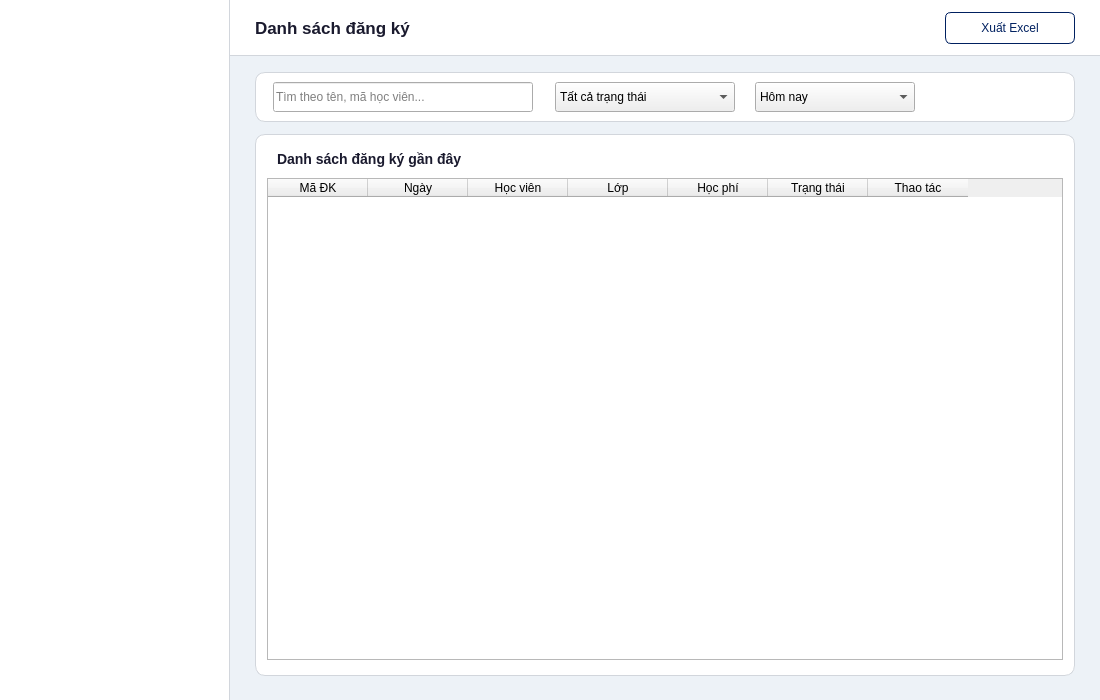
<?xml version="1.0" encoding="UTF-8"?>
<ui version="4.0">
 <class>EmployeeRegistrations</class>
 <widget class="QWidget" name="EmployeeRegistrations">
  <property name="geometry"><rect><x>0</x><y>0</y><width>1100</width><height>700</height></rect></property>
  <property name="minimumSize"><size><width>1100</width><height>700</height></size></property>
  <property name="windowTitle"><string>EAUT - Danh sach dang ky</string></property>
  <property name="styleSheet"><string notr="true">QWidget#EmployeeRegistrations { background: #edf2f7; }</string></property>

  <widget class="QFrame" name="sidebar">
   <property name="geometry"><rect><x>0</x><y>0</y><width>230</width><height>700</height></rect></property>
   <property name="styleSheet"><string notr="true">QFrame#sidebar { background: #ffffff; border-right: 1px solid #d2d6dc; }</string></property>
   <property name="frameShape"><enum>QFrame::NoFrame</enum></property>
  </widget>

  <widget class="QFrame" name="contentArea">
   <property name="geometry"><rect><x>230</x><y>0</y><width>870</width><height>700</height></rect></property>
   <property name="styleSheet"><string notr="true">QFrame#contentArea { background: #edf2f7; border: none; }</string></property>
   <property name="frameShape"><enum>QFrame::NoFrame</enum></property>

   <widget class="QFrame" name="headerBar">
    <property name="geometry"><rect><x>0</x><y>0</y><width>870</width><height>56</height></rect></property>
    <property name="styleSheet"><string notr="true">QFrame#headerBar { background: white; border-bottom: 1px solid #d2d6dc; }</string></property>
    <property name="frameShape"><enum>QFrame::NoFrame</enum></property>
    <widget class="QLabel" name="lblPageTitle">
     <property name="geometry"><rect><x>25</x><y>0</y><width>500</width><height>56</height></rect></property>
     <property name="styleSheet"><string notr="true">color: #1a1a2e; font-size: 17px; font-weight: bold; background: transparent;</string></property>
     <property name="text"><string>Danh sách đăng ký</string></property>
     <property name="alignment"><set>Qt::AlignLeft|Qt::AlignVCenter</set></property>
    </widget>
    <widget class="QPushButton" name="btnExportReg">
     <property name="geometry"><rect><x>715</x><y>12</y><width>130</width><height>32</height></rect></property>
     <property name="styleSheet"><string notr="true">QPushButton { background: white; color: #002060; border: 1px solid #002060; border-radius: 6px; font-size: 12px; } QPushButton:hover { background: #002060; color: white; }</string></property>
     <property name="text"><string>Xuất Excel</string></property>
     <property name="cursor"><cursorShape>PointingHandCursor</cursorShape></property>
    </widget>
   </widget>

   <widget class="QFrame" name="filterBarReg">
    <property name="geometry"><rect><x>25</x><y>72</y><width>820</width><height>50</height></rect></property>
    <property name="styleSheet"><string notr="true">QFrame#filterBarReg { background: white; border: 1px solid #d2d6dc; border-radius: 10px; }</string></property>
    <property name="frameShape"><enum>QFrame::NoFrame</enum></property>
    <widget class="QLineEdit" name="txtSearchReg">
     <property name="geometry"><rect><x>18</x><y>10</y><width>260</width><height>30</height></rect></property>
     <property name="placeholderText"><string>Tìm theo tên, mã học viên...</string></property>
    </widget>
    <widget class="QComboBox" name="cboRegStatus">
     <property name="geometry"><rect><x>300</x><y>10</y><width>180</width><height>30</height></rect></property>
     <item><property name="text"><string>Tất cả trạng thái</string></property></item>
     <item><property name="text"><string>Đã thanh toán</string></property></item>
     <item><property name="text"><string>Chờ thanh toán</string></property></item>
     <item><property name="text"><string>Đã hủy</string></property></item>
    </widget>
    <widget class="QComboBox" name="cboRegDate">
     <property name="geometry"><rect><x>500</x><y>10</y><width>160</width><height>30</height></rect></property>
     <item><property name="text"><string>Hôm nay</string></property></item>
     <item><property name="text"><string>7 ngày qua</string></property></item>
     <item><property name="text"><string>30 ngày qua</string></property></item>
     <item><property name="text"><string>Tất cả</string></property></item>
    </widget>
   </widget>

   <widget class="QFrame" name="regFrame">
    <property name="geometry"><rect><x>25</x><y>134</y><width>820</width><height>542</height></rect></property>
    <property name="styleSheet"><string notr="true">QFrame#regFrame { background: white; border: 1px solid #d2d6dc; border-radius: 10px; }</string></property>
    <property name="frameShape"><enum>QFrame::NoFrame</enum></property>

    <widget class="QLabel" name="lblRegTitle">
     <property name="geometry"><rect><x>22</x><y>14</y><width>500</width><height>22</height></rect></property>
     <property name="styleSheet"><string notr="true">color: #1a1a2e; font-size: 14px; font-weight: bold; background: transparent;</string></property>
     <property name="text"><string>Danh sách đăng ký gần đây</string></property>
    </widget>

    <widget class="QTableWidget" name="tblRegistrations">
     <property name="geometry"><rect><x>12</x><y>44</y><width>796</width><height>482</height></rect></property>
     <property name="alternatingRowColors"><bool>true</bool></property>
     <property name="selectionBehavior"><enum>QAbstractItemView::SelectRows</enum></property>
     <property name="editTriggers"><set>QAbstractItemView::NoEditTriggers</set></property>
     <property name="showGrid"><bool>false</bool></property>
     <property name="columnCount"><number>7</number></property>
     <column><property name="text"><string>Mã ĐK</string></property></column>
     <column><property name="text"><string>Ngày</string></property></column>
     <column><property name="text"><string>Học viên</string></property></column>
     <column><property name="text"><string>Lớp</string></property></column>
     <column><property name="text"><string>Học phí</string></property></column>
     <column><property name="text"><string>Trạng thái</string></property></column>
     <column><property name="text"><string>Thao tác</string></property></column>
    </widget>
   </widget>

  </widget>
 </widget>
 <resources/>
 <connections/>
</ui>
